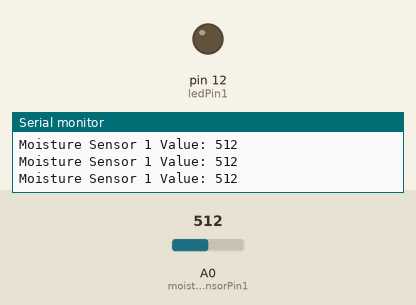
Bench run of a sketch on a simulated Arduino Uno, built with avr-gcc and run on an emulated ATmega328P. Parts: output pins drawn as LEDs (lit = HIGH), the last lines printed to the serial monitor. The inputs (shaded band) are chosen by the test bench; at power-on: A0 (moistureSensorPin1) = 512.

Above: at 1.2 s.
1.3 s: A0 (moistureSensorPin1) set to 502
At 2.0 s:
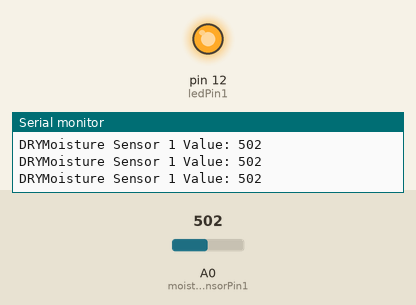
2.8 s: A0 (moistureSensorPin1) set to 521
At 3.4 s:
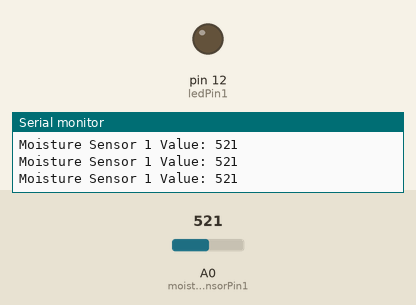
Timing chart, 0 to 5.8 s (numbered marks = the images above; inputs shaded):
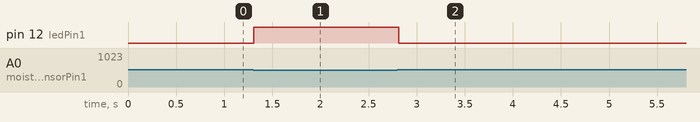

Measured:
- the behaviour switches between 512 and 511 on A0 (moistureSensorPin1) (found by bisection; images 0 and 1)
- after the input at 1.3 s, pin 12 (ledPin1): LOW → HIGH at once
- after the input at 2.8 s, pin 12 (ledPin1): HIGH → LOW at once

The sketch:

test.ino
```cpp
/*
# Script to read in data from sensor and output number

# Connect the sensor1 to the A0(Analog 0) pin on the Arduino board
# Connect sensor2 to the A1 pin

# Connect the led1 to output 13
# Connect the led2 to output 12
*/

const int moistureSensorPin1 = A0; // Define the pin for the first moisture sensor
const int ledPin1 = 12; // Define the pin for the first LED


void setup() {
  Serial.begin(57600);
  pinMode(ledPin1, OUTPUT); // Set the first LED pin as an output

}

void loop() {
  int moistureValue1 = analogRead(moistureSensorPin1); // Read the value from the first moisture sensor

  Serial.print("Moisture Sensor 1 Value: ");
  Serial.println(moistureValue1);

  if (moistureValue1 < 511.5) {
    digitalWrite(ledPin1, HIGH); // Turn on the first LED if moisture value is below 300
    Serial.print("DRY");

  } else {
    digitalWrite(ledPin1, LOW); // Turn off the first LED if moisture value is 300 or above
  }


  delay(100);
}
```
